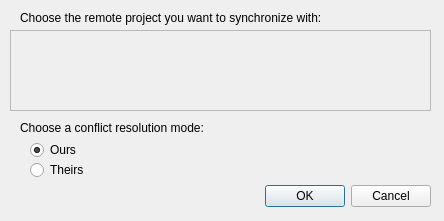
<?xml version="1.0" encoding="UTF-8"?>
<ui version="4.0">
 <class>PullFromDialog</class>
 <widget class="QDialog" name="PullFromDialog">
  <property name="geometry">
   <rect>
    <x>0</x>
    <y>0</y>
    <width>444</width>
    <height>221</height>
   </rect>
  </property>
  <property name="windowTitle">
   <string>Synchronize</string>
  </property>
  <property name="autoFillBackground">
   <bool>false</bool>
  </property>
  <property name="modal">
   <bool>true</bool>
  </property>
  <widget class="QDialogButtonBox" name="buttonBox">
   <property name="geometry">
    <rect>
     <x>120</x>
     <y>180</y>
     <width>311</width>
     <height>32</height>
    </rect>
   </property>
   <property name="orientation">
    <enum>Qt::Horizontal</enum>
   </property>
   <property name="standardButtons">
    <set>QDialogButtonBox::Cancel|QDialogButtonBox::Ok</set>
   </property>
  </widget>
  <widget class="QLabel" name="chooseRemoteLabel">
   <property name="geometry">
    <rect>
     <x>20</x>
     <y>10</y>
     <width>401</width>
     <height>16</height>
    </rect>
   </property>
   <property name="text">
    <string>Choose the remote project you want to synchronize with:</string>
   </property>
  </widget>
  <widget class="QRadioButton" name="theirs">
   <property name="geometry">
    <rect>
     <x>30</x>
     <y>160</y>
     <width>103</width>
     <height>20</height>
    </rect>
   </property>
   <property name="toolTip">
    <string>Conflicting parts of the document will be resolved by favoring the remote version.</string>
   </property>
   <property name="text">
    <string>Theirs</string>
   </property>
  </widget>
  <widget class="QRadioButton" name="ours">
   <property name="geometry">
    <rect>
     <x>30</x>
     <y>140</y>
     <width>91</width>
     <height>20</height>
    </rect>
   </property>
   <property name="toolTip">
    <string>Conflicting parts of the document will be resolved by favoring the local version.</string>
   </property>
   <property name="text">
    <string>Ours</string>
   </property>
   <property name="checked">
    <bool>true</bool>
   </property>
  </widget>
  <widget class="QLabel" name="chooseConflictLabel">
   <property name="geometry">
    <rect>
     <x>20</x>
     <y>120</y>
     <width>251</width>
     <height>16</height>
    </rect>
   </property>
   <property name="text">
    <string>Choose a conflict resolution mode:</string>
   </property>
  </widget>
  <widget class="Tao::RemoteSelectionFrame" name="rsFrame">
   <property name="enabled">
    <bool>true</bool>
   </property>
   <property name="geometry">
    <rect>
     <x>10</x>
     <y>30</y>
     <width>421</width>
     <height>81</height>
    </rect>
   </property>
   <property name="frameShape">
    <enum>QFrame::StyledPanel</enum>
   </property>
   <property name="frameShadow">
    <enum>QFrame::Raised</enum>
   </property>
  </widget>
 </widget>
 <customwidgets>
  <customwidget>
   <class>Tao::RemoteSelectionFrame</class>
   <extends>QFrame</extends>
   <header>remote_selection_frame.h</header>
   <container>1</container>
  </customwidget>
 </customwidgets>
 <resources/>
 <connections>
  <connection>
   <sender>buttonBox</sender>
   <signal>accepted()</signal>
   <receiver>PullFromDialog</receiver>
   <slot>accept()</slot>
   <hints>
    <hint type="sourcelabel">
     <x>248</x>
     <y>254</y>
    </hint>
    <hint type="destinationlabel">
     <x>157</x>
     <y>274</y>
    </hint>
   </hints>
  </connection>
  <connection>
   <sender>buttonBox</sender>
   <signal>rejected()</signal>
   <receiver>PullFromDialog</receiver>
   <slot>reject()</slot>
   <hints>
    <hint type="sourcelabel">
     <x>316</x>
     <y>260</y>
    </hint>
    <hint type="destinationlabel">
     <x>197</x>
     <y>103</y>
    </hint>
   </hints>
  </connection>
 </connections>
</ui>
